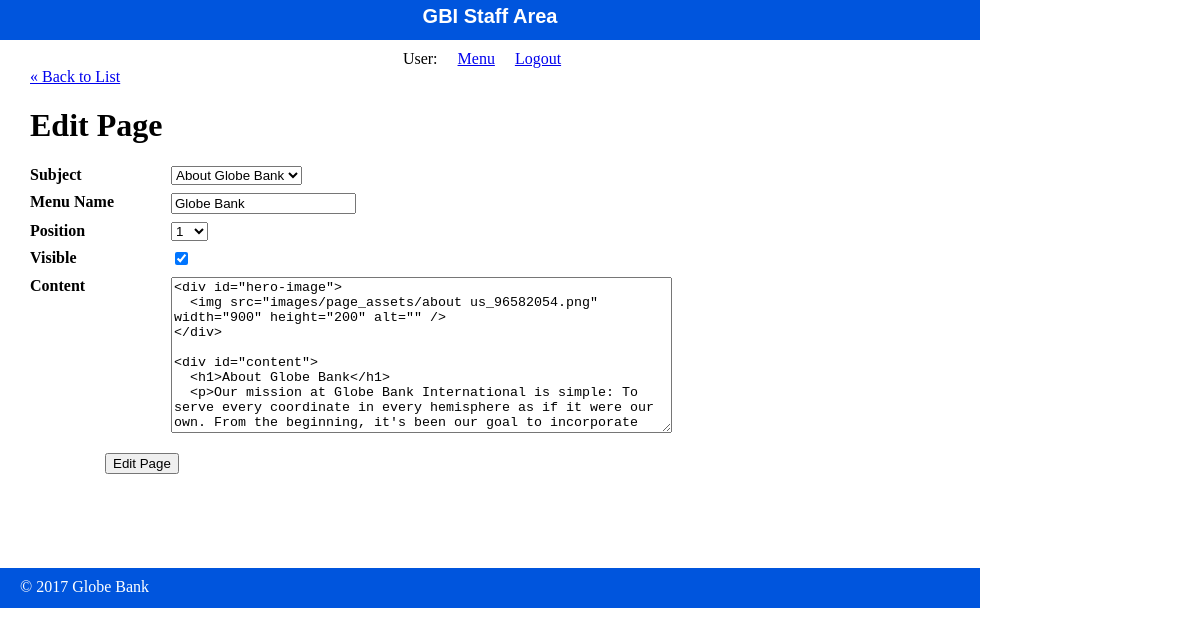
The app's page /globe_bank/public/staff/pages/edit.php?id=1, older data.
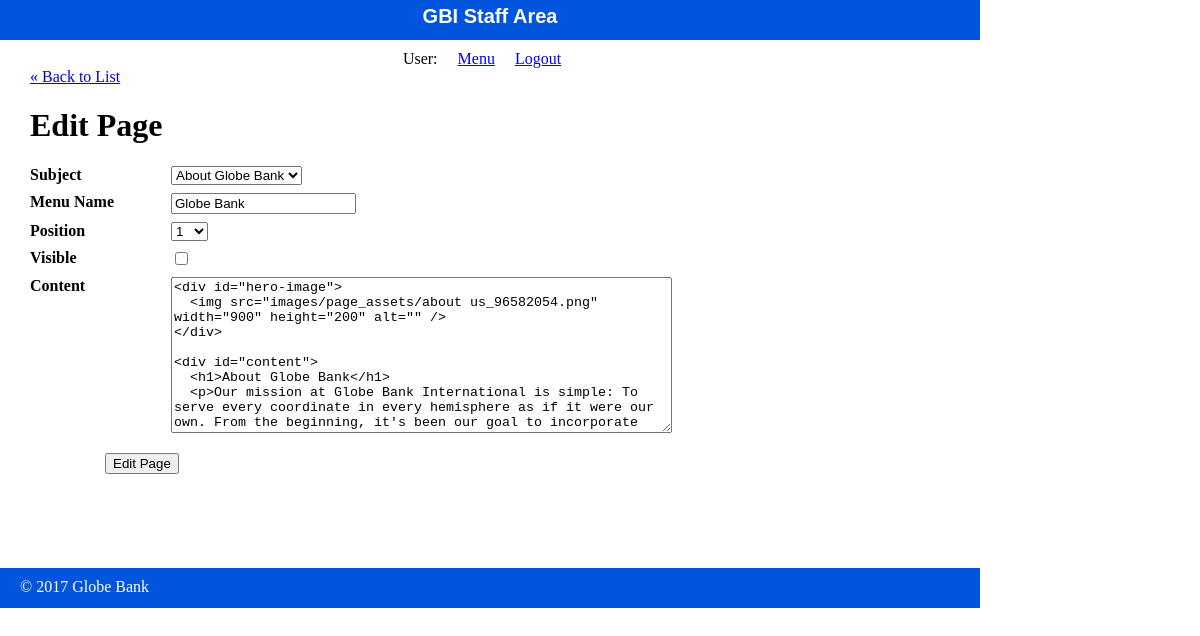
The same page, newer data.
### tables this page shows
CREATE TABLE `pages` (
  `id` int(11) NOT NULL AUTO_INCREMENT,
  `subject_id` int(11) DEFAULT NULL,
  `menu_name` varchar(255) DEFAULT NULL,
  `position` int(3) DEFAULT NULL,
  `visible` tinyint(1) DEFAULT NULL,
  `content` text,
  PRIMARY KEY (`id`),
  KEY `fk_subject_id` (`subject_id`)
);

CREATE TABLE `subjects` (
  `id` int(11) NOT NULL AUTO_INCREMENT,
  `menu_name` varchar(255) DEFAULT NULL,
  `position` int(3) DEFAULT NULL,
  `visible` tinyint(1) DEFAULT NULL,
  PRIMARY KEY (`id`)
);

### globe_bank/private/functions.php (called while the page is built, shortened)
<?php
function url_for($script_path) {
  return WWW_ROOT . $script_path;
}
function u($string="") {
  return urlencode($string);
}
function h($string="") {
  return htmlspecialchars($string);
}
?>

### globe_bank/private/query_functions.php (called while the page is built, shortened)
<?php
  function find_all_subjects($options=[]) {
    global $db;
    $visible = $options['visible'] ?? false;
    $sql = "SELECT * FROM subjects ";
    $sql .= "ORDER BY position ASC";
    $result = mysqli_query($db, $sql);
    return $result;
  }
  function find_all_pages() {
    global $db;
    $sql = "SELECT * FROM pages ";
    $sql .= "ORDER BY subject_id ASC, position ASC";
    $result = mysqli_query($db, $sql);
    return $result;
  }
  function find_page_by_id($id, $options=[]) {
    global $db;
    $visible = $options['visible'] ?? false;
    $sql = "SELECT * FROM pages ";
    $sql .= "WHERE id='" . db_escape($db, $id) . "' ";
    $result = mysqli_query($db, $sql);
    $page = mysqli_fetch_assoc($result);
    return $page;
  }
?>

### globe_bank/private/database.php (called while the page is built, shortened)
<?php
  function db_escape($connection, $string) {
    return mysqli_real_escape_string($connection, $string);
  }
?>

### globe_bank/public/staff/pages/edit.php (the view, shortened to what this page needs)
<?php
require_once('../../../private/initialize.php');
$id = $_GET['id'];
if(is_post_request()) {
  $page = [];
  $page['id'] = $id;
  $page['subject_id'] = $_POST['subject_id'] ?? '';
  $page['menu_name'] = $_POST['menu_name'] ?? '';
  $page['position'] = $_POST['position'] ?? '';
  $page['visible'] = $_POST['visible'] ?? '';
  $page['content'] = $_POST['content'] ?? '';
  $result = update_page($page);
  if($result === true) {
    $_SESSION['status_msg'] = 'The page: ' . h($page['menu_name']) . ' was successfully updated.';
    redirect_to(url_for('/staff/pages/show.php?id=' . $id));
  } else {
    $errors = $result;
  }
} else {
  $page = find_page_by_id($id);
}
$page_set = find_all_pages();
$page_count = mysqli_num_rows($page_set);
?>
<?php include(SHARED_PATH . '/staff_header.php'); ?>
<div id="content">
  <a class="back-link" href="<?php echo url_for('/staff/pages/index.php'); ?>">&laquo; Back to List</a>
  <div class="page edit">
    <h1>Edit Page</h1>
    <form action="<?php echo url_for('/staff/pages/edit.php?id=' . h(u($id))); ?>" method="post">
      <dl>
        <dt>Subject</dt>
        <dd>
          <select name="subject_id">
          <?php
            $subject_set = find_all_subjects();
            while($subject = mysqli_fetch_assoc($subject_set)) {
              echo "<option value=\"" . h($subject['id']) . "\"";
              if($page["subject_id"] == $subject['id']) {
                echo " selected";
              }
              echo ">" . h($subject['menu_name']) . "</option>";
            }
          ?>
          </select>
        </dd>
      </dl>
      <dl>
        <dt>Menu Name</dt>
        <dd><input type="text" name="menu_name" value="<?php echo h($page['menu_name']); ?>" /></dd>
      </dl>
      <dl>
        <dt>Position</dt>
        <dd>
          <select name="position">
            <?php
              for($i=1; $i <= $page_count; $i++) {
                echo "<option value=\"{$i}\"";
                if($page["position"] == $i) {
                  echo " selected";
                }
                echo ">{$i}</option>";
              }
            ?>
          </select>
        </dd>
      </dl>
      <dl>
        <dt>Visible</dt>
        <dd>
          <input type="checkbox" name="visible" value="1"<?php if($page['visible'] == "1") { echo " checked"; } ?> />
        </dd>
      </dl>
      <dl>
        <dt>Content</dt>
        <dd>
          <textarea name="content" cols="60" rows="10"><?php echo h($page['content']); ?></textarea>
        </dd>
      </dl>
      <div id="operations">
        <input type="submit" value="Edit Page" />
      </div>
    </form>
  </div>
</div>
<?php include(SHARED_PATH . '/staff_footer.php'); ?>

Row changes from the older to the newer data that the page shows:
changed pages "Globe Bank": visible "☑" → "☐"
